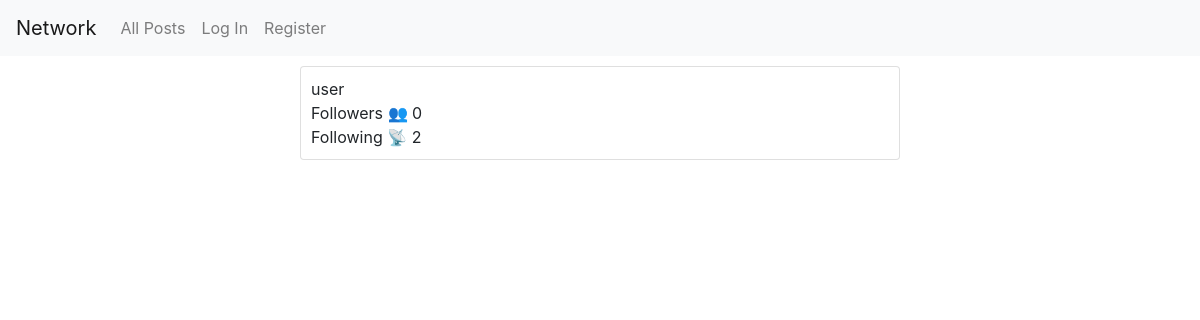
The app's page /profile/user, older data.
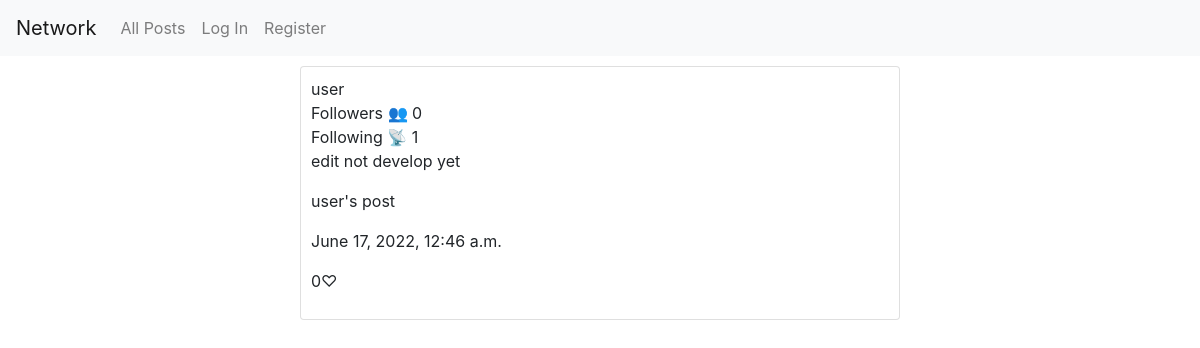
The same page, newer data.
### network/models.py (models this page shows, shortened)
class Profile(models.Model):
    owner = models.ForeignKey("User", on_delete=models.CASCADE, related_name="who")
    followers = models.IntegerField(default=0)
    follow_to = models.ManyToManyField("User", blank=True, related_name="follow_who")

class User(AbstractUser):
    pass

class Post(models.Model):
    poster = models.ForeignKey("User", on_delete=models.CASCADE, related_name="from_who")
    content = models.TextField(blank=True, default='')
    like_num = models.IntegerField()
    post_time = models.DateTimeField(auto_now_add=True)

### network/views.py (the view)
# urls.py: path("profile/<str:name>", views.show_profile, name="profile"),
def show_profile(request, name):
    current_user = User.objects.get(username=name)
    global post_paginator
    global page_now
    post_paginator = Paginator(Post.objects.filter(poster=current_user).order_by("-post_time").all(), post_per_page)
    page_now = 1
    return render(request, 'network/profile.html', {
        "user_info": Profile.objects.get(owner=current_user),
        "my_posts": post_paginator.page(1)
    })

### network/templates/network/profile.html
{% extends "network/layout.html" %}
{% block body %}
    <div>
        <div>{{ user_info.owner.username }}</div>
        <div>Followers &#128101; {{ user_info.followers }}</div>
        <div>Following &#128225; {{ user_info.follow_to.count }}</div>
    </div>
    <div>
        {% for my_post in my_posts %}
        <div>
            <p>edit not develop yet</p>
            <p>{{ my_post.content }}</p>
            <p>{{ my_post.post_time }}</p>
            {% if my_post.like_num == 0 %}
                <p>{{ my_post.like_num}}&#9825;</p>
            {% else %}
                <p>{{ my_post.like_num}}&#10084;</p>
            {% endif %}
        </div>
        {% endfor %}
    </div>
{% endblock %}

Row changes from the older to the newer data that the page shows:
computed for Profile "user": follow_to.count "2" → "1"
added Post: content "user's post", post_time "June 17, 2022, 12:46 a.m.", like_num "0"
